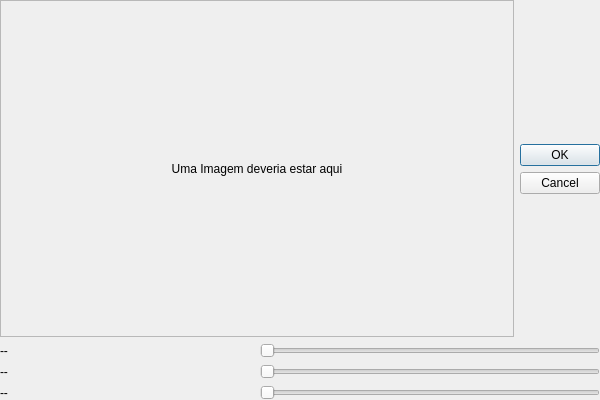
<?xml version="1.0" encoding="UTF-8"?>
<ui version="4.0">
 <class>Dialog</class>
 <widget class="QDialog" name="Dialog">
  <property name="geometry">
   <rect>
    <x>0</x>
    <y>0</y>
    <width>600</width>
    <height>400</height>
   </rect>
  </property>
  <property name="windowTitle">
   <string>Dialog</string>
  </property>
  <layout class="QGridLayout" name="gridLayout_2">
   <property name="leftMargin">
    <number>0</number>
   </property>
   <property name="topMargin">
    <number>0</number>
   </property>
   <property name="rightMargin">
    <number>0</number>
   </property>
   <property name="bottomMargin">
    <number>0</number>
   </property>
   <item row="0" column="0">
    <layout class="QGridLayout" name="gridLayout">
     <item row="0" column="0" colspan="2">
      <widget class="QScrollArea" name="scrollArea">
       <property name="widgetResizable">
        <bool>true</bool>
       </property>
       <property name="alignment">
        <set>Qt::AlignCenter</set>
       </property>
       <widget class="QWidget" name="scrollAreaWidgetContents">
        <property name="geometry">
         <rect>
          <x>0</x>
          <y>0</y>
          <width>502</width>
          <height>289</height>
         </rect>
        </property>
        <layout class="QGridLayout" name="gridLayout_3">
         <property name="leftMargin">
          <number>0</number>
         </property>
         <property name="topMargin">
          <number>0</number>
         </property>
         <property name="rightMargin">
          <number>0</number>
         </property>
         <property name="bottomMargin">
          <number>0</number>
         </property>
         <item row="0" column="0">
          <widget class="QLabel" name="lblImage">
           <property name="text">
            <string>Uma Imagem deveria estar aqui</string>
           </property>
           <property name="alignment">
            <set>Qt::AlignCenter</set>
           </property>
          </widget>
         </item>
        </layout>
       </widget>
      </widget>
     </item>
     <item row="2" column="1" colspan="2">
      <widget class="QSlider" name="sldExample_2">
       <property name="enabled">
        <bool>false</bool>
       </property>
       <property name="maximum">
        <number>255</number>
       </property>
       <property name="orientation">
        <enum>Qt::Horizontal</enum>
       </property>
      </widget>
     </item>
     <item row="0" column="2">
      <widget class="QDialogButtonBox" name="buttonBox">
       <property name="layoutDirection">
        <enum>Qt::LeftToRight</enum>
       </property>
       <property name="orientation">
        <enum>Qt::Vertical</enum>
       </property>
       <property name="standardButtons">
        <set>QDialogButtonBox::Cancel|QDialogButtonBox::Ok</set>
       </property>
       <property name="centerButtons">
        <bool>true</bool>
       </property>
      </widget>
     </item>
     <item row="1" column="0">
      <widget class="QLabel" name="lblExample">
       <property name="text">
        <string>--</string>
       </property>
      </widget>
     </item>
     <item row="1" column="1" colspan="2">
      <widget class="QSlider" name="sldExample">
       <property name="enabled">
        <bool>false</bool>
       </property>
       <property name="maximum">
        <number>255</number>
       </property>
       <property name="orientation">
        <enum>Qt::Horizontal</enum>
       </property>
      </widget>
     </item>
     <item row="2" column="0">
      <widget class="QLabel" name="lblExample_2">
       <property name="text">
        <string>--</string>
       </property>
      </widget>
     </item>
     <item row="3" column="0">
      <widget class="QLabel" name="lblExample_3">
       <property name="text">
        <string>--</string>
       </property>
      </widget>
     </item>
     <item row="3" column="1" colspan="2">
      <widget class="QSlider" name="sldExample_3">
       <property name="enabled">
        <bool>false</bool>
       </property>
       <property name="maximum">
        <number>255</number>
       </property>
       <property name="orientation">
        <enum>Qt::Horizontal</enum>
       </property>
      </widget>
     </item>
    </layout>
   </item>
  </layout>
 </widget>
 <resources/>
 <connections>
  <connection>
   <sender>buttonBox</sender>
   <signal>accepted()</signal>
   <receiver>Dialog</receiver>
   <slot>accept()</slot>
   <hints>
    <hint type="sourcelabel">
     <x>248</x>
     <y>254</y>
    </hint>
    <hint type="destinationlabel">
     <x>157</x>
     <y>274</y>
    </hint>
   </hints>
  </connection>
  <connection>
   <sender>buttonBox</sender>
   <signal>rejected()</signal>
   <receiver>Dialog</receiver>
   <slot>reject()</slot>
   <hints>
    <hint type="sourcelabel">
     <x>316</x>
     <y>260</y>
    </hint>
    <hint type="destinationlabel">
     <x>286</x>
     <y>274</y>
    </hint>
   </hints>
  </connection>
 </connections>
</ui>
